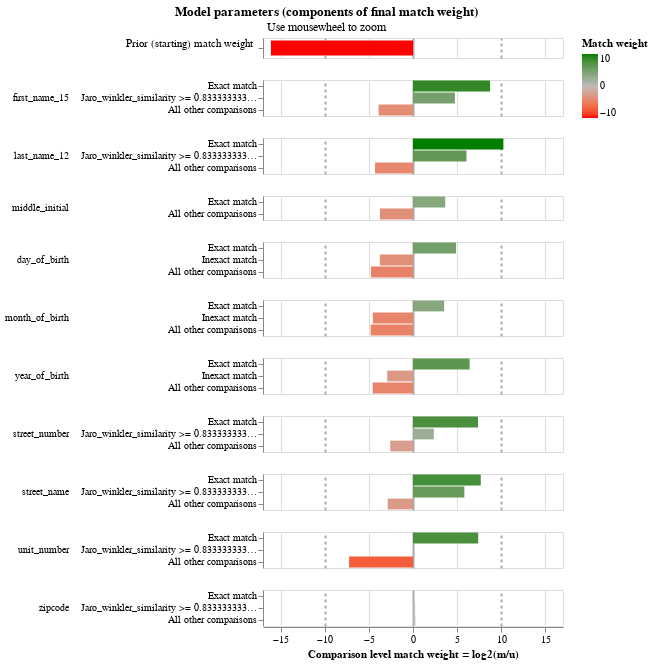

The notebook cell saved with this chart:
### Code cell
linker.match_weights_chart()

### Figure 1 — Vega-Lite specification as saved in the notebook (floating-point values rounded to 4 significant figures)
{"config": {"view": {"continuousWidth": 300, "continuousHeight": 300, "discreteHeight": 60, "discreteWidth": 400}, "header": {"title": null}, "mark": {"tooltip": null}, "title": {"anchor": "middle"}}, "vconcat": [{"mark": {"type": "bar", "clip": true, "height": 15}, "encoding": {"color": {"field": "log2_bayes_factor", "scale": {"domain": [-10, 0, 10], "interpolate": "lab", "range": ["red", "#bbbbbb", "green"]}, "title": "Match weight", "type": "quantitative"}, "tooltip": [{"field": "comparison_name", "title": "Comparison name", "type": "nominal"}, {"field": "probability_two_random_records_match", "format": ".4f", "title": "Probability two random records match", "type": "nominal"}, {"field": "log2_bayes_factor", "format": ",.4f", "title": "Equivalent match weight", "type": "quantitative"}, {"field": "bayes_factor_description", "title": "Match weight description", "type": "nominal"}], "x": {"axis": {"domain": false, "gridColor": {"condition": {"test": "abs(datum.value / 10)  <= 1 & datum.value % 10 === 0", "value": "#aaa"}, "value": "#ddd"}, "gridDash": {"condition": {"test": "abs(datum.value / 10) == 1", "value": [3]}, "value": null}, "gridWidth": {"condition": {"test": "abs(datum.value / 10)  <= 1 & datum.value % 10 === 0", "value": 2}, "value": 1}, "labels": false, "ticks": false, "title": ""}, "field": "log2_bayes_factor", "scale": {"domain": [-17, 17]}, "type": "quantitative"}, "y": {"axis": {"title": "Prior (starting) match weight", "titleAlign": "right", "titleAngle": 0, "titleFontWeight": "normal"}, "field": "label_for_charts", "sort": {"field": "comparison_vector_value", "order": "descending"}, "type": "nominal"}}, "height": 20, "transform": [{"filter": "(datum.comparison_name == 'probability_two_random_records_match')"}]}, {"mark": {"type": "bar", "clip": true}, "encoding": {"color": {"field": "log2_bayes_factor", "scale": {"domain": [-10, 0, 10], "interpolate": "lab", "range": ["red", "#bbbbbb", "green"]}, "title": "Match weight", "type": "quantitative"}, "row": {"field": "comparison_name", "header": {"labelAlign": "left", "labelAnchor": "middle", "labelAngle": 0}, "sort": {"field": "comparison_sort_order"}, "type": "nominal"}, "tooltip": [{"field": "comparison_name", "title": "Comparison name", "type": "nominal"}, {"field": "label_for_charts", "title": "Label", "type": "ordinal"}, {"field": "sql_condition", "title": "SQL condition", "type": "nominal"}, {"field": "m_probability", "format": ".4f", "title": "M probability", "type": "quantitative"}, {"field": "u_probability", "format": ".4f", "title": "U probability", "type": "quantitative"}, {"field": "bayes_factor", "format": ",.4f", "title": "Bayes factor = m/u", "type": "quantitative"}, {"field": "log2_bayes_factor", "format": ",.4f", "title": "Match weight = log2(m/u)", "type": "quantitative"}, {"field": "bayes_factor_description", "title": "Match weight description", "type": "nominal"}], "x": {"axis": {"gridColor": {"condition": {"test": "abs(datum.value / 10)  <= 1 & datum.value % 10 === 0", "value": "#aaa"}, "value": "#ddd"}, "gridDash": {"condition": {"test": "abs(datum.value / 10) == 1", "value": [3]}, "value": null}, "gridWidth": {"condition": {"test": "abs(datum.value / 10)  <= 1 & datum.value % 10 === 0", "value": 2}, "value": 1}, "title": "Comparison level match weight = log2(m/u)"}, "field": "log2_bayes_factor", "scale": {"domain": [-17, 17]}, "type": "quantitative"}, "y": {"axis": {"title": null}, "field": "label_for_charts", "sort": {"field": "comparison_vector_value", "order": "descending"}, "type": "nominal"}}, "height": {"step": 12}, "resolve": {"axis": {"y": "independent"}, "scale": {"y": "independent"}}, "transform": [{"filter": "(datum.comparison_name != 'probability_two_random_records_match')"}]}], "data": {"name": "data-7f514a43bc123b4ba72f3d12bb56038e"}, "params": [{"name": "mouse_zoom", "select": {"type": "interval", "encodings": ["x"]}, "bind": "scales", "views": []}], "resolve": {"axis": {"y": "independent"}, "scale": {"y": "independent"}}, "title": {"text": "Model parameters (components of final match weight)", "subtitle": "Use mousewheel to zoom"}, "$schema": "https://vega.github.io/schema/vega-lite/v5.9.3.json", "datasets": {"data-7f514a43bc123b4ba72f3d12bb56038e": [{"comparison_name": "probability_two_random_records_match", "sql_condition": null, "label_for_charts": "", "m_probability": null, "u_probability": null, "m_probability_description": null, "u_probability_description": null, "has_tf_adjustments": false, "tf_adjustment_column": null, "tf_adjustment_weight": null, "is_null_level": false, "bayes_factor": 1.423e-05, "log2_bayes_factor": -16.1, "comparison_vector_value": 0, "max_comparison_vector_value": 0, "bayes_factor_description": "The probability that two random records drawn at random match is 0.000 or one in  70,297.3 records.This is equivalent to a starting match weight of -16.101.", "probability_two_random_records_match": 1.423e-05, "comparison_sort_order": -1}, {"comparison_name": "first_name_15", "sql_condition": "\"first_name_15_l\" = \"first_name_15_r\"", "label_for_charts": "Exact match", "m_probability": 0.8417, "u_probability": 0.001979, "m_probability_description": "Amongst matching record comparisons, 84.17% of records are in the exact match comparison level", "u_probability_description": "Amongst non-matching record comparisons, 0.20% of records are in the exact match comparison level", "has_tf_adjustments": false, "tf_adjustment_column": null, "tf_adjustment_weight": 1.0, "is_null_level": false, "bayes_factor": 425.2, "log2_bayes_factor": 8.732, "comparison_vector_value": 2, "max_comparison_vector_value": 2, "bayes_factor_description": "If comparison level is `exact match` then comparison is 425.24 times more likely to be a match", "probability_two_random_records_match": 1.423e-05, "comparison_sort_order": 0}, {"comparison_name": "first_name_15", "sql_condition": "jaro_winkler_similarity(\"first_name_15_l\", \"first_name_15_r\") >= 0.8333333333333334", "label_for_charts": "Jaro_winkler_similarity >= 0.8333333333333334", "m_probability": 0.09177, "u_probability": 0.003417, "m_probability_description": "Amongst matching record comparisons, 9.18% of records are in the jaro_winkler_similarity >= 0.8333333333333334 comparison level", "u_probability_description": "Amongst non-matching record comparisons, 0.34% of records are in the jaro_winkler_similarity >= 0.8333333333333334 comparison level", "has_tf_adjustments": false, "tf_adjustment_column": null, "tf_adjustment_weight": 1.0, "is_null_level": false, "bayes_factor": 26.86, "log2_bayes_factor": 4.747, "comparison_vector_value": 1, "max_comparison_vector_value": 2, "bayes_factor_description": "If comparison level is `jaro_winkler_similarity >= 0.8333333333333334` then comparison is 26.86 times more likely to be a match", "probability_two_random_records_match": 1.423e-05, "comparison_sort_order": 0}, {"comparison_name": "first_name_15", "sql_condition": "ELSE", "label_for_charts": "All other comparisons", "m_probability": 0.06654, "u_probability": 0.9946, "m_probability_description": "Amongst matching record comparisons, 6.65% of records are in the all other comparisons comparison level", "u_probability_description": "Amongst non-matching record comparisons, 99.46% of records are in the all other comparisons comparison level", "has_tf_adjustments": false, "tf_adjustment_column": null, "tf_adjustment_weight": 1.0, "is_null_level": false, "bayes_factor": 0.06691, "log2_bayes_factor": -3.902, "comparison_vector_value": 0, "max_comparison_vector_value": 2, "bayes_factor_description": "If comparison level is `all other comparisons` then comparison is  14.95 times less likely to be a match", "probability_two_random_records_match": 1.423e-05, "comparison_sort_order": 0}, {"comparison_name": "last_name_12", "sql_condition": "\"last_name_12_l\" = \"last_name_12_r\"", "label_for_charts": "Exact match", "m_probability": 0.8608, "u_probability": 0.0007093, "m_probability_description": "Amongst matching record comparisons, 86.08% of records are in the exact match comparison level", "u_probability_description": "Amongst non-matching record comparisons, 0.07% of records are in the exact match comparison level", "has_tf_adjustments": false, "tf_adjustment_column": null, "tf_adjustment_weight": 1.0, "is_null_level": false, "bayes_factor": 1214.0, "log2_bayes_factor": 10.25, "comparison_vector_value": 2, "max_comparison_vector_value": 2, "bayes_factor_description": "If comparison level is `exact match` then comparison is 1,213.55 times more likely to be a match", "probability_two_random_records_match": 1.423e-05, "comparison_sort_order": 1}, {"comparison_name": "last_name_12", "sql_condition": "jaro_winkler_similarity(\"last_name_12_l\", \"last_name_12_r\") >= 0.8333333333333334", "label_for_charts": "Jaro_winkler_similarity >= 0.8333333333333334", "m_probability": 0.08862, "u_probability": 0.00133, "m_probability_description": "Amongst matching record comparisons, 8.86% of records are in the jaro_winkler_similarity >= 0.8333333333333334 comparison level", "u_probability_description": "Amongst non-matching record comparisons, 0.13% of records are in the jaro_winkler_similarity >= 0.8333333333333334 comparison level", "has_tf_adjustments": false, "tf_adjustment_column": null, "tf_adjustment_weight": 1.0, "is_null_level": false, "bayes_factor": 66.64, "log2_bayes_factor": 6.058, "comparison_vector_value": 1, "max_comparison_vector_value": 2, "bayes_factor_description": "If comparison level is `jaro_winkler_similarity >= 0.8333333333333334` then comparison is 66.64 times more likely to be a match", "probability_two_random_records_match": 1.423e-05, "comparison_sort_order": 1}, {"comparison_name": "last_name_12", "sql_condition": "ELSE", "label_for_charts": "All other comparisons", "m_probability": 0.05058, "u_probability": 0.998, "m_probability_description": "Amongst matching record comparisons, 5.06% of records are in the all other comparisons comparison level", "u_probability_description": "Amongst non-matching record comparisons, 99.80% of records are in the all other comparisons comparison level", "has_tf_adjustments": false, "tf_adjustment_column": null, "tf_adjustment_weight": 1.0, "is_null_level": false, "bayes_factor": 0.05068, "log2_bayes_factor": -4.302, "comparison_vector_value": 0, "max_comparison_vector_value": 2, "bayes_factor_description": "If comparison level is `all other comparisons` then comparison is  19.73 times less likely to be a match", "probability_two_random_records_match": 1.423e-05, "comparison_sort_order": 1}, {"comparison_name": "middle_initial", "sql_condition": "\"middle_initial_l\" = \"middle_initial_r\"", "label_for_charts": "Exact match", "m_probability": 0.9309, "u_probability": 0.07411, "m_probability_description": "Amongst matching record comparisons, 93.09% of records are in the exact match comparison level", "u_probability_description": "Amongst non-matching record comparisons, 7.41% of records are in the exact match comparison level", "has_tf_adjustments": false, "tf_adjustment_column": null, "tf_adjustment_weight": 1.0, "is_null_level": false, "bayes_factor": 12.56, "log2_bayes_factor": 3.651, "comparison_vector_value": 1, "max_comparison_vector_value": 1, "bayes_factor_description": "If comparison level is `exact match` then comparison is 12.56 times more likely to be a match", "probability_two_random_records_match": 1.423e-05, "comparison_sort_order": 2}, {"comparison_name": "middle_initial", "sql_condition": "ELSE", "label_for_charts": "All other comparisons", "m_probability": 0.0691, "u_probability": 0.9259, "m_probability_description": "Amongst matching record comparisons, 6.91% of records are in the all other comparisons comparison level", "u_probability_description": "Amongst non-matching record comparisons, 92.59% of records are in the all other comparisons comparison level", "has_tf_adjustments": false, "tf_adjustment_column": null, "tf_adjustment_weight": 1.0, "is_null_level": false, "bayes_factor": 0.07463, "log2_bayes_factor": -3.744, "comparison_vector_value": 0, "max_comparison_vector_value": 1, "bayes_factor_description": "If comparison level is `all other comparisons` then comparison is  13.40 times less likely to be a match", "probability_two_random_records_match": 1.423e-05, "comparison_sort_order": 2}, {"comparison_name": "day_of_birth", "sql_condition": "\"day_of_birth_l\" = \"day_of_birth_r\"", "label_for_charts": "Exact match", "m_probability": 0.9535, "u_probability": 0.03243, "m_probability_description": "Amongst matching record comparisons, 95.35% of records are in the exact match comparison level", "u_probability_description": "Amongst non-matching record comparisons, 3.24% of records are in the exact match comparison level", "has_tf_adjustments": false, "tf_adjustment_column": null, "tf_adjustment_weight": 1.0, "is_null_level": false, "bayes_factor": 29.4, "log2_bayes_factor": 4.878, "comparison_vector_value": 2, "max_comparison_vector_value": 2, "bayes_factor_description": "If comparison level is `exact match` then comparison is 29.40 times more likely to be a match", "probability_two_random_records_match": 1.423e-05, "comparison_sort_order": 3}, {"comparison_name": "day_of_birth", "sql_condition": "abs(day_of_birth_l - day_of_birth_r) <= 5", "label_for_charts": "Inexact match", "m_probability": 0.02175, "u_probability": 0.2952, "m_probability_description": "Amongst matching record comparisons, 2.17% of records are in the inexact match comparison level", "u_probability_description": "Amongst non-matching record comparisons, 29.52% of records are in the inexact match comparison level", "has_tf_adjustments": false, "tf_adjustment_column": null, "tf_adjustment_weight": 1.0, "is_null_level": false, "bayes_factor": 0.07368, "log2_bayes_factor": -3.763, "comparison_vector_value": 1, "max_comparison_vector_value": 2, "bayes_factor_description": "If comparison level is `inexact match` then comparison is  13.57 times less likely to be a match", "probability_two_random_records_match": 1.423e-05, "comparison_sort_order": 3}, {"comparison_name": "day_of_birth", "sql_condition": "ELSE", "label_for_charts": "All other comparisons", "m_probability": 0.02477, "u_probability": 0.6724, "m_probability_description": "Amongst matching record comparisons, 2.48% of records are in the all other comparisons comparison level", "u_probability_description": "Amongst non-matching record comparisons, 67.24% of records are in the all other comparisons comparison level", "has_tf_adjustments": false, "tf_adjustment_column": null, "tf_adjustment_weight": 1.0, "is_null_level": false, "bayes_factor": 0.03684, "log2_bayes_factor": -4.763, "comparison_vector_value": 0, "max_comparison_vector_value": 2, "bayes_factor_description": "If comparison level is `all other comparisons` then comparison is  27.15 times less likely to be a match", "probability_two_random_records_match": 1.423e-05, "comparison_sort_order": 3}, {"comparison_name": "month_of_birth", "sql_condition": "\"month_of_birth_l\" = \"month_of_birth_r\"", "label_for_charts": "Exact match", "m_probability": 0.9644, "u_probability": 0.08355, "m_probability_description": "Amongst matching record comparisons, 96.44% of records are in the exact match comparison level", "u_probability_description": "Amongst non-matching record comparisons, 8.36% of records are in the exact match comparison level", "has_tf_adjustments": false, "tf_adjustment_column": null, "tf_adjustment_weight": 1.0, "is_null_level": false, "bayes_factor": 11.54, "log2_bayes_factor": 3.529, "comparison_vector_value": 2, "max_comparison_vector_value": 2, "bayes_factor_description": "If comparison level is `exact match` then comparison is 11.54 times more likely to be a match", "probability_two_random_records_match": 1.423e-05, "comparison_sort_order": 4}, {"comparison_name": "month_of_birth", "sql_condition": "abs(month_of_birth_l - month_of_birth_r) <= 3", "label_for_charts": "Inexact match", "m_probability": 0.01759, "u_probability": 0.4143, "m_probability_description": "Amongst matching record comparisons, 1.76% of records are in the inexact match comparison level", "u_probability_description": "Amongst non-matching record comparisons, 41.43% of records are in the inexact match comparison level", "has_tf_adjustments": false, "tf_adjustment_column": null, "tf_adjustment_weight": 1.0, "is_null_level": false, "bayes_factor": 0.04246, "log2_bayes_factor": -4.558, "comparison_vector_value": 1, "max_comparison_vector_value": 2, "bayes_factor_description": "If comparison level is `inexact match` then comparison is  23.55 times less likely to be a match", "probability_two_random_records_match": 1.423e-05, "comparison_sort_order": 4}, {"comparison_name": "month_of_birth", "sql_condition": "ELSE", "label_for_charts": "All other comparisons", "m_probability": 0.01801, "u_probability": 0.5021, "m_probability_description": "Amongst matching record comparisons, 1.80% of records are in the all other comparisons comparison level", "u_probability_description": "Amongst non-matching record comparisons, 50.21% of records are in the all other comparisons comparison level", "has_tf_adjustments": false, "tf_adjustment_column": null, "tf_adjustment_weight": 1.0, "is_null_level": false, "bayes_factor": 0.03586, "log2_bayes_factor": -4.801, "comparison_vector_value": 0, "max_comparison_vector_value": 2, "bayes_factor_description": "If comparison level is `all other comparisons` then comparison is  27.88 times less likely to be a match", "probability_two_random_records_match": 1.423e-05, "comparison_sort_order": 4}, {"comparison_name": "year_of_birth", "sql_condition": "\"year_of_birth_l\" = \"year_of_birth_r\"", "label_for_charts": "Exact match", "m_probability": 0.9485, "u_probability": 0.01113, "m_probability_description": "Amongst matching record comparisons, 94.85% of records are in the exact match comparison level", "u_probability_description": "Amongst non-matching record comparisons, 1.11% of records are in the exact match comparison level", "has_tf_adjustments": false, "tf_adjustment_column": null, "tf_adjustment_weight": 1.0, "is_null_level": false, "bayes_factor": 85.26, "log2_bayes_factor": 6.414, "comparison_vector_value": 2, "max_comparison_vector_value": 2, "bayes_factor_description": "If comparison level is `exact match` then comparison is 85.26 times more likely to be a match", "probability_two_random_records_match": 1.423e-05, "comparison_sort_order": 5}, {"comparison_name": "year_of_birth", "sql_condition": "abs(year_of_birth_l - year_of_birth_r) <= 5", "label_for_charts": "Inexact match", "m_probability": 0.01457, "u_probability": 0.1105, "m_probability_description": "Amongst matching record comparisons, 1.46% of records are in the inexact match comparison level", "u_probability_description": "Amongst non-matching record comparisons, 11.05% of records are in the inexact match comparison level", "has_tf_adjustments": false, "tf_adjustment_column": null, "tf_adjustment_weight": 1.0, "is_null_level": false, "bayes_factor": 0.1318, "log2_bayes_factor": -2.923, "comparison_vector_value": 1, "max_comparison_vector_value": 2, "bayes_factor_description": "If comparison level is `inexact match` then comparison is  7.58 times less likely to be a match", "probability_two_random_records_match": 1.423e-05, "comparison_sort_order": 5}, {"comparison_name": "year_of_birth", "sql_condition": "ELSE", "label_for_charts": "All other comparisons", "m_probability": 0.03691, "u_probability": 0.8783, "m_probability_description": "Amongst matching record comparisons, 3.69% of records are in the all other comparisons comparison level", "u_probability_description": "Amongst non-matching record comparisons, 87.83% of records are in the all other comparisons comparison level", "has_tf_adjustments": false, "tf_adjustment_column": null, "tf_adjustment_weight": 1.0, "is_null_level": false, "bayes_factor": 0.04202, "log2_bayes_factor": -4.573, "comparison_vector_value": 0, "max_comparison_vector_value": 2, "bayes_factor_description": "If comparison level is `all other comparisons` then comparison is  23.80 times less likely to be a match", "probability_two_random_records_match": 1.423e-05, "comparison_sort_order": 5}, {"comparison_name": "street_number", "sql_condition": "\"street_number_l\" = \"street_number_r\"", "label_for_charts": "Exact match", "m_probability": 0.7701, "u_probability": 0.004644, "m_probability_description": "Amongst matching record comparisons, 77.01% of records are in the exact match comparison level", "u_probability_description": "Amongst non-matching record comparisons, 0.46% of records are in the exact match comparison level", "has_tf_adjustments": false, "tf_adjustment_column": null, "tf_adjustment_weight": 1.0, "is_null_level": false, "bayes_factor": 165.8, "log2_bayes_factor": 7.374, "comparison_vector_value": 2, "max_comparison_vector_value": 2, "bayes_factor_description": "If comparison level is `exact match` then comparison is 165.84 times more likely to be a match", "probability_two_random_records_match": 1.423e-05, "comparison_sort_order": 6}, {"comparison_name": "street_number", "sql_condition": "jaro_winkler_similarity(\"street_number_l\", \"street_number_r\") >= 0.8333333333333334", "label_for_charts": "Jaro_winkler_similarity >= 0.8333333333333334", "m_probability": 0.06509, "u_probability": 0.01271, "m_probability_description": "Amongst matching record comparisons, 6.51% of records are in the jaro_winkler_similarity >= 0.8333333333333334 comparison level", "u_probability_description": "Amongst non-matching record comparisons, 1.27% of records are in the jaro_winkler_similarity >= 0.8333333333333334 comparison level", "has_tf_adjustments": false, "tf_adjustment_column": null, "tf_adjustment_weight": 1.0, "is_null_level": false, "bayes_factor": 5.121, "log2_bayes_factor": 2.357, "comparison_vector_value": 1, "max_comparison_vector_value": 2, "bayes_factor_description": "If comparison level is `jaro_winkler_similarity >= 0.8333333333333334` then comparison is 5.12 times more likely to be a match", "probability_two_random_records_match": 1.423e-05, "comparison_sort_order": 6}, {"comparison_name": "street_number", "sql_condition": "ELSE", "label_for_charts": "All other comparisons", "m_probability": 0.1648, "u_probability": 0.9826, "m_probability_description": "Amongst matching record comparisons, 16.48% of records are in the all other comparisons comparison level", "u_probability_description": "Amongst non-matching record comparisons, 98.26% of records are in the all other comparisons comparison level", "has_tf_adjustments": false, "tf_adjustment_column": null, "tf_adjustment_weight": 1.0, "is_null_level": false, "bayes_factor": 0.1677, "log2_bayes_factor": -2.576, "comparison_vector_value": 0, "max_comparison_vector_value": 2, "bayes_factor_description": "If comparison level is `all other comparisons` then comparison is  5.96 times less likely to be a match", "probability_two_random_records_match": 1.423e-05, "comparison_sort_order": 6}, {"comparison_name": "street_name", "sql_condition": "\"street_name_l\" = \"street_name_r\"", "label_for_charts": "Exact match", "m_probability": 0.7568, "u_probability": 0.003691, "m_probability_description": "Amongst matching record comparisons, 75.68% of records are in the exact match comparison level", "u_probability_description": "Amongst non-matching record comparisons, 0.37% of records are in the exact match comparison level", "has_tf_adjustments": false, "tf_adjustment_column": null, "tf_adjustment_weight": 1.0, "is_null_level": false, "bayes_factor": 205.0, "log2_bayes_factor": 7.68, "comparison_vector_value": 2, "max_comparison_vector_value": 2, "bayes_factor_description": "If comparison level is `exact match` then comparison is 205.05 times more likely to be a match", "probability_two_random_records_match": 1.423e-05, "comparison_sort_order": 7}, {"comparison_name": "street_name", "sql_condition": "jaro_winkler_similarity(\"street_name_l\", \"street_name_r\") >= 0.8333333333333334", "label_for_charts": "Jaro_winkler_similarity >= 0.8333333333333334", "m_probability": 0.1066, "u_probability": 0.001884, "m_probability_description": "Amongst matching record comparisons, 10.66% of records are in the jaro_winkler_similarity >= 0.8333333333333334 comparison level", "u_probability_description": "Amongst non-matching record comparisons, 0.19% of records are in the jaro_winkler_similarity >= 0.8333333333333334 comparison level", "has_tf_adjustments": false, "tf_adjustment_column": null, "tf_adjustment_weight": 1.0, "is_null_level": false, "bayes_factor": 56.59, "log2_bayes_factor": 5.822, "comparison_vector_value": 1, "max_comparison_vector_value": 2, "bayes_factor_description": "If comparison level is `jaro_winkler_similarity >= 0.8333333333333334` then comparison is 56.59 times more likely to be a match", "probability_two_random_records_match": 1.423e-05, "comparison_sort_order": 7}, {"comparison_name": "street_name", "sql_condition": "ELSE", "label_for_charts": "All other comparisons", "m_probability": 0.1366, "u_probability": 0.9944, "m_probability_description": "Amongst matching record comparisons, 13.66% of records are in the all other comparisons comparison level", "u_probability_description": "Amongst non-matching record comparisons, 99.44% of records are in the all other comparisons comparison level", "has_tf_adjustments": false, "tf_adjustment_column": null, "tf_adjustment_weight": 1.0, "is_null_level": false, "bayes_factor": 0.1373, "log2_bayes_factor": -2.864, "comparison_vector_value": 0, "max_comparison_vector_value": 2, "bayes_factor_description": "If comparison level is `all other comparisons` then comparison is  7.28 times less likely to be a match", "probability_two_random_records_match": 1.423e-05, "comparison_sort_order": 7}, {"comparison_name": "unit_number", "sql_condition": "\"unit_number_l\" = \"unit_number_r\"", "label_for_charts": "Exact match", "m_probability": 0.9102, "u_probability": 0.005427, "m_probability_description": "Amongst matching record comparisons, 91.02% of records are in the exact match comparison level", "u_probability_description": "Amongst non-matching record comparisons, 0.54% of records are in the exact match comparison level", "has_tf_adjustments": false, "tf_adjustment_column": null, "tf_adjustment_weight": 1.0, "is_null_level": false, "bayes_factor": 167.7, "log2_bayes_factor": 7.39, "comparison_vector_value": 2, "max_comparison_vector_value": 2, "bayes_factor_description": "If comparison level is `exact match` then comparison is 167.71 times more likely to be a match", "probability_two_random_records_match": 1.423e-05, "comparison_sort_order": 8}, {"comparison_name": "unit_number", "sql_condition": "jaro_winkler_similarity(\"unit_number_l\", \"unit_number_r\") >= 0.8333333333333334", "label_for_charts": "Jaro_winkler_similarity >= 0.8333333333333334", "m_probability": 0.08383, "u_probability": 0.08399, "m_probability_description": "Amongst matching record comparisons, 8.38% of records are in the jaro_winkler_similarity >= 0.8333333333333334 comparison level", "u_probability_description": "Amongst non-matching record comparisons, 8.40% of records are in the jaro_winkler_similarity >= 0.8333333333333334 comparison level", "has_tf_adjustments": false, "tf_adjustment_column": null, "tf_adjustment_weight": 1.0, "is_null_level": false, "bayes_factor": 0.998, "log2_bayes_factor": -0.00284, "comparison_vector_value": 1, "max_comparison_vector_value": 2, "bayes_factor_description": "If comparison level is `jaro_winkler_similarity >= 0.8333333333333334` then comparison is  1.00 times less likely to be a match", "probability_two_random_records_match": 1.423e-05, "comparison_sort_order": 8}, {"comparison_name": "unit_number", "sql_condition": "ELSE", "label_for_charts": "All other comparisons", "m_probability": 0.00601, "u_probability": 0.9106, "m_probability_description": "Amongst matching record comparisons, 0.60% of records are in the all other comparisons comparison level", "u_probability_description": "Amongst non-matching record comparisons, 91.06% of records are in the all other comparisons comparison level", "has_tf_adjustments": false, "tf_adjustment_column": null, "tf_adjustment_weight": 1.0, "is_null_level": false, "bayes_factor": 0.0066, "log2_bayes_factor": -7.243, "comparison_vector_value": 0, "max_comparison_vector_value": 2, "bayes_factor_description": "If comparison level is `all other comparisons` then comparison is  151.51 times less likely to be a match", "probability_two_random_records_match": 1.423e-05, "comparison_sort_order": 8}, {"comparison_name": "zipcode", "sql_condition": "\"zipcode_l\" = \"zipcode_r\"", "label_for_charts": "Exact match", "m_probability": 0.9339, "u_probability": 0.9442, "m_probability_description": "Amongst matching record comparisons, 93.39% of records are in the exact match comparison level", "u_probability_description": "Amongst non-matching record comparisons, 94.42% of records are in the exact match comparison level", "has_tf_adjustments": false, "tf_adjustment_column": null, "tf_adjustment_weight": 1.0, "is_null_level": false, "bayes_factor": 0.9892, "log2_bayes_factor": -0.01569, "comparison_vector_value": 2, "max_comparison_vector_value": 2, "bayes_factor_description": "If comparison level is `exact match` then comparison is  1.01 times less likely to be a match", "probability_two_random_records_match": 1.423e-05, "comparison_sort_order": 9}, {"comparison_name": "zipcode", "sql_condition": "jaro_winkler_similarity(\"zipcode_l\", \"zipcode_r\") >= 0.8333333333333334", "label_for_charts": "Jaro_winkler_similarity >= 0.8333333333333334", "m_probability": 0.04839, "u_probability": 0.04114, "m_probability_description": "Amongst matching record comparisons, 4.84% of records are in the jaro_winkler_similarity >= 0.8333333333333334 comparison level", "u_probability_description": "Amongst non-matching record comparisons, 4.11% of records are in the jaro_winkler_similarity >= 0.8333333333333334 comparison level", "has_tf_adjustments": false, "tf_adjustment_column": null, "tf_adjustment_weight": 1.0, "is_null_level": false, "bayes_factor": 1.176, "log2_bayes_factor": 0.2342, "comparison_vector_value": 1, "max_comparison_vector_value": 2, "bayes_factor_description": "If comparison level is `jaro_winkler_similarity >= 0.8333333333333334` then comparison is 1.18 times more likely to be a match", "probability_two_random_records_match": 1.423e-05, "comparison_sort_order": 9}, {"comparison_name": "zipcode", "sql_condition": "ELSE", "label_for_charts": "All other comparisons", "m_probability": 0.01767, "u_probability": 0.0147, "m_probability_description": "Amongst matching record comparisons, 1.77% of records are in the all other comparisons comparison level", "u_probability_description": "Amongst non-matching record comparisons, 1.47% of records are in the all other comparisons comparison level", "has_tf_adjustments": false, "tf_adjustment_column": null, "tf_adjustment_weight": 1.0, "is_null_level": false, "bayes_factor": 1.201, "log2_bayes_factor": 0.2648, "comparison_vector_value": 0, "max_comparison_vector_value": 2, "bayes_factor_description": "If comparison level is `all other comparisons` then comparison is 1.20 times more likely to be a match", "probability_two_random_records_match": 1.423e-05, "comparison_sort_order": 9}]}}
